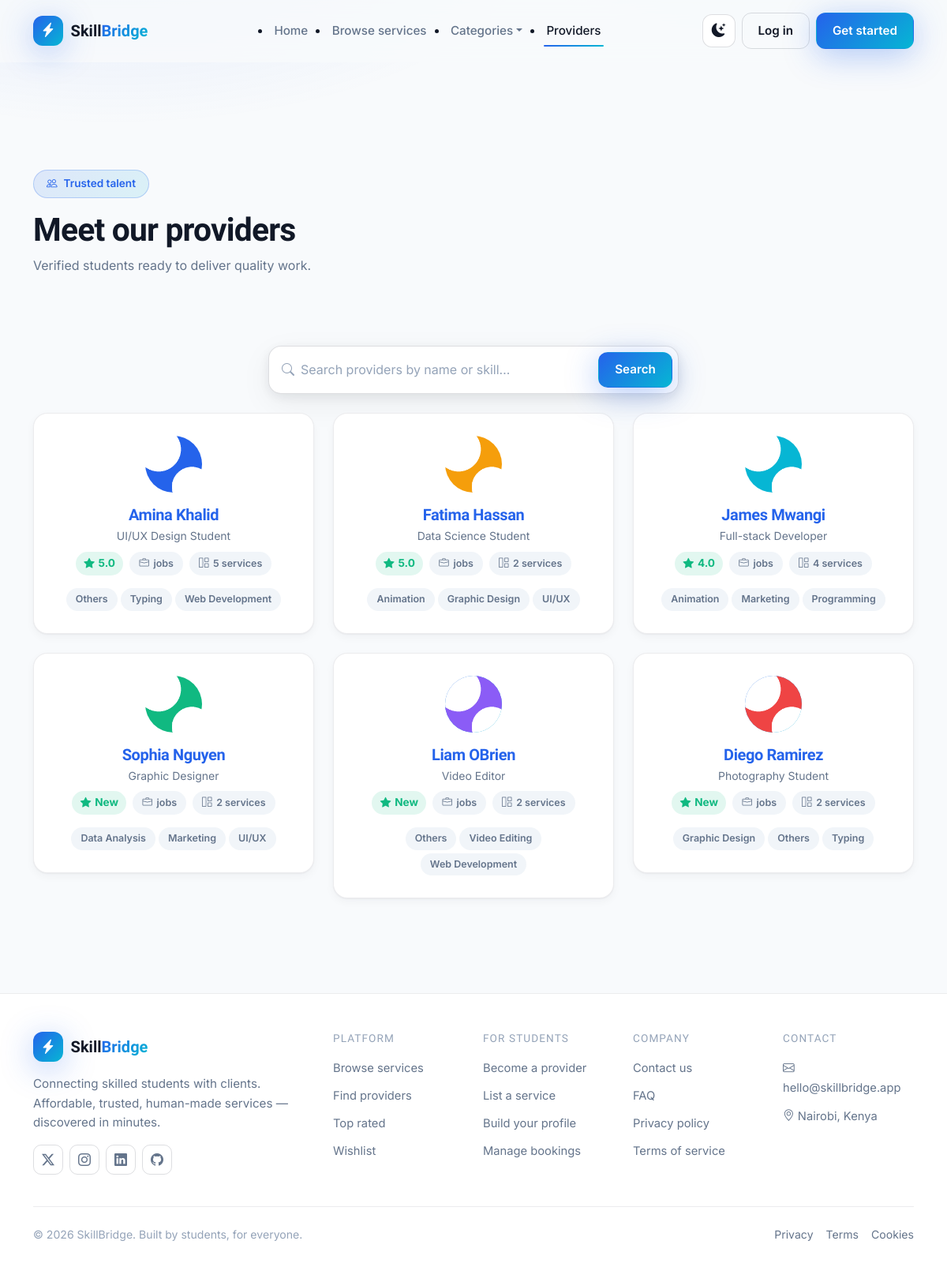
Page /services/providers/ on the committed database.
### accounts/models.py (models this page shows, shortened)
class User(AbstractUser):
    class Role(models.TextChoices):
        STUDENT = 'student', 'Student / Provider'
        CLIENT = 'client', 'Client'
    role = models.CharField(max_length=20, choices=Role.choices, default=Role.CLIENT)
    phone = models.CharField(max_length=20, blank=True)
    bio = models.TextField(max_length=1000, blank=True)
    profile_image = models.ImageField(upload_to='profiles/', blank=True, null=True)
    occupation = models.CharField(max_length=120, blank=True)
    location = models.CharField(max_length=120, blank=True)
    website = models.URLField(blank=True)
    skills = models.ManyToManyField('services.Category', related_name='providers', blank=True)
    is_provider_approved = models.BooleanField(
        default=False,
        help_text='Approved by admin before a student can publish services.',
    )
    created_at = models.DateTimeField(auto_now_add=True)
    updated_at = models.DateTimeField(auto_now=True)

### services/models.py (models this page shows, shortened)
class Category(models.Model):
    name = models.CharField(max_length=80, unique=True)
    slug = models.SlugField(max_length=100, unique=True, blank=True)
    icon = models.CharField(
        max_length=60, default='bi-box',
        help_text='Bootstrap Icons class, e.g. bi-code-slash',
    )
    description = models.CharField(max_length=200, blank=True)
    class Meta:
        verbose_name_plural = 'Categories'
        ordering = ['name']

### services/views.py (the view)
# urls.py: path('services/providers/', views.providers, name='providers'),
def providers(request):
    from accounts.models import User
    providers = (
        User.objects.filter(role=User.Role.STUDENT, is_provider_approved=True)
        .prefetch_related('skills')
        .annotate(
            avg_rating=Avg('reviews_received__rating'),
            review_total=Count('reviews_received'),
            service_count=Count('services', filter=Q(services__is_approved=True)),
        )
        .order_by('-avg_rating', '-service_count')
    )
    q = request.GET.get('q', '').strip()
    if q:
        providers = providers.filter(
            Q(first_name__icontains=q) | Q(last_name__icontains=q)
            | Q(username__icontains=q) | Q(skills__name__icontains=q)
        ).distinct()
    paginator = Paginator(providers, 12)
    page_obj = paginator.get_page(request.GET.get('page'))
    return render(request, 'services/providers.html', {'page_obj': page_obj, 'providers': page_obj.object_list, 'query': q})

### accounts/context_processors.py (called while the page is built)
def global_context(request):
    ctx = {
        'all_categories': Category.objects.all().order_by('name'),
        'total_categories': Category.objects.count(),
    }
    if request.user.is_authenticated:
        ctx['unread_notification_count'] = request.user.unread_notifications()
    return ctx

### templates/services/providers.html (shortened to what this page needs)
{% extends 'base.html' %}
{% load static %}
{% block content %}
<div class="sb-page-header">
  <div class="container">
    <span class="sb-eyebrow mb-2"><i class="bi bi-people"></i> Trusted talent</span>
    <h1 class="sb-section-title mt-2">Meet our providers</h1>
    <p class="sb-section-sub mb-0">Verified students ready to deliver quality work.</p>
  </div>
</div>
<section class="sb-section-sm">
  <div class="container">
    <form method="get" class="sb-search-box mb-4 mx-auto" style="max-width:520px">
      <i class="bi bi-search"></i>
      <input type="text" name="q" value="{{ query }}" placeholder="Search providers by name or skill…" aria-label="Search providers">
      <button type="submit" class="sb-btn sb-btn-primary">Search</button>
    </form>
    <div class="row g-4">
      {% for p in providers %}
        <div class="col-md-6 col-lg-4">
          <a href="{% url 'accounts:public_profile' username=p.username %}" class="text-decoration-none">
            <div class="sb-card sb-provider-card">
              {% if p.profile_image %}
                <img src="{{ p.profile_image.url }}" alt="{{ p.username }}" class="sb-avatar sb-avatar--lg mb-3">
              {% else %}
                <span class="sb-avatar sb-avatar--text sb-avatar--lg mb-3">{{ p.first_name|default:p.username|slice:":1" }}</span>
              {% endif %}
              <h5 class="fw-bold mb-1 text-reset">{{ p.get_full_name|default:p.username }}</h5>
              <div class="sb-text-muted small mb-2">{{ p.occupation|default:"Student provider" }}</div>
              <div class="d-flex justify-content-center gap-2 flex-wrap small mb-3">
                <span class="sb-rating-pill"><i class="bi bi-star-fill"></i> {{ p.avg_rating|floatformat:1|default:"New" }}</span>
                <span class="sb-chip"><i class="bi bi-briefcase"></i> {{ p.completed }} jobs</span>
                <span class="sb-chip"><i class="bi bi-grid-1x2"></i> {{ p.service_count }} service{{ p.service_count|pluralize }}</span>
              </div>
              <div class="d-flex gap-1 justify-content-center flex-wrap">
                {% for s in p.skills.all|slice:":3" %}
                  <span class="sb-chip">{{ s.name }}</span>
                {% endfor %}
              </div>
            </div>
          </a>
        </div>
      {% endfor %}
    </div>
  </div>
</section>
{% endblock %}

### templates/base.html (shortened to what this page needs)
{% load static %}
<!doctype html>
<html lang="en" data-theme="light">
<head>
  <link href="https://cdn.jsdelivr.net/npm/bootstrap@5.3.3/dist/css/bootstrap.min.css" rel="stylesheet">
  <link href="https://cdn.jsdelivr.net/npm/bootstrap-icons@1.11.3/font/bootstrap-icons.min.css" rel="stylesheet">
  <link rel="stylesheet" href="{% static 'css/style.css' %}">
</head>
<body class="{% block body_class %}{% endblock %}">
  {% block navbar %}
    {% include 'includes/navbar.html' %}
  {% endblock %}
  <main class="{% block main_class %}page-main{% endblock %}">
    {% block content %}{% endblock %}
  </main>
  {% block footer %}
    {% include 'includes/footer.html' %}
  {% endblock %}
</body>
</html>

### templates/includes/navbar.html (shortened to what this page needs)
{% load static %}
<nav class="sb-navbar {% if request.resolver_match.url_name == 'home' %}sb-navbar--transparent{% endif %}" id="mainNavbar">
  <div class="container">
    <div class="d-flex align-items-center justify-content-between py-3">
      <a class="sb-brand" href="{% url 'services:home' %}">
        <span class="sb-brand-mark"><i class="bi bi-lightning-charge-fill"></i></span>
        <span class="sb-brand-text">Skill<span>Bridge</span></span>
      </a>
      <ul class="sb-nav-links d-none d-lg-flex align-items-center gap-4 mb-0">
        <li><a class="{% if request.resolver_match.url_name == 'home' %}active{% endif %}" href="{% url 'services:home' %}">Home</a></li>
        <li><a class="{% if request.resolver_match.url_name == 'browse' %}active{% endif %}" href="{% url 'services:browse' %}">Browse services</a></li>
        <li class="nav-item dropdown">
          <a class="dropdown-toggle" data-bs-toggle="dropdown" href="#" role="button">Categories</a>
        </li>
        <li><a class="{% if request.resolver_match.url_name == 'providers' %}active{% endif %}" href="{% url 'services:providers' %}">Providers</a></li>
      </ul>
      <div class="d-flex align-items-center gap-2 sb-nav-actions">
        <button class="sb-icon-btn" id="themeToggle" title="Toggle dark mode" aria-label="Toggle dark mode">
        </button>
        {% if user.is_authenticated %}
          <a class="sb-icon-btn position-relative" href="{% url 'accounts:notifications' %}" title="Notifications">
            <i class="bi bi-bell"></i>
            {% if unread_notification_count %}
              <span class="sb-badge-dot">{{ unread_notification_count }}</span>
            {% endif %}
          </a>
          {% if user.is_student and user.is_provider_approved %}
            <a class="sb-btn sb-btn-primary d-none d-md-inline-flex" href="{% url 'services:create' %}">
              <i class="bi bi-plus-lg"></i> Add service
            </a>
          {% endif %}
          <div class="dropdown">
            <button class="sb-avatar-btn dropdown-toggle" data-bs-toggle="dropdown" aria-expanded="false">
              {% if user.profile_image %}
                <img src="{{ user.profile_image.url }}" alt="{{ user.username }}" class="sb-avatar">
              {% else %}
                <span class="sb-avatar sb-avatar--text">{{ user.first_name|default:user.username|slice:":1" }}</span>
              {% endif %}
              <span class="d-none d-md-inline">{{ user.first_name|default:user.username|truncatechars:12 }}</span>
            </button>
            <ul class="dropdown-menu dropdown-menu-end sb-dropdown">
              <li><span class="dropdown-header">{{ user.email }}</span></li>
              <li><a class="dropdown-item" href="{% url 'dashboard:home' %}"><i class="bi bi-speedometer2"></i> Dashboard</a></li>
              <li><a class="dropdown-item" href="{% url 'accounts:profile' %}"><i class="bi bi-person-circle"></i> My profile</a></li>
              <li><a class="dropdown-item" href="{% url 'bookings:my_bookings' %}"><i class="bi bi-calendar2-check"></i> My bookings</a></li>
              <li><a class="dropdown-item" href="{% url 'services:wishlist' %}"><i class="bi bi-heart"></i> Wishlist</a></li>
              {% if user.is_student %}
                <li><a class="dropdown-item" href="{% url 'services:my_services' %}"><i class="bi bi-grid-1x2"></i> My services</a></li>
                <li><a class="dropdown-item" href="{% url 'bookings:incoming' %}"><i class="bi bi-inbox"></i> Incoming bookings</a></li>
              {% endif %}
              <li><a class="dropdown-item" href="{% url 'accounts:edit_profile' %}"><i class="bi bi-gear"></i> Settings</a></li>
              <li><hr class="dropdown-divider"></li>
              <li>
                <form method="post" action="{% url 'accounts:logout' %}">{% csrf_token %}
                  <button type="submit" class="dropdown-item text-danger"><i class="bi bi-box-arrow-right"></i> Log out</button>
                </form>
              </li>
            </ul>
          </div>
        {% else %}
          <a class="sb-btn sb-btn-ghost d-none d-sm-inline-flex" href="{% url 'accounts:login' %}">Log in</a>
          <a class="sb-btn sb-btn-primary sb-nav-cta" href="{% url 'accounts:register' %}">Get started</a>
        {% endif %}
      </div>
    </div>
  </div>
</nav>

### templates/includes/footer.html
<footer class="sb-footer">
  <div class="container py-5">
    <div class="row g-4">
      <div class="col-lg-4">
        <a class="sb-brand mb-3" href="{% url 'services:home' %}">
          <span class="sb-brand-mark"><i class="bi bi-lightning-charge-fill"></i></span>
          <span class="sb-brand-text">Skill<span>Bridge</span></span>
        </a>
        <p class="sb-footer-muted">Connecting skilled students with clients. Affordable, trusted, human-made services — discovered in minutes.</p>
        <div class="d-flex gap-2 mt-3">
          <a href="#" class="sb-social" aria-label="Twitter"><i class="bi bi-twitter-x"></i></a>
          <a href="#" class="sb-social" aria-label="Instagram"><i class="bi bi-instagram"></i></a>
          <a href="#" class="sb-social" aria-label="LinkedIn"><i class="bi bi-linkedin"></i></a>
          <a href="#" class="sb-social" aria-label="GitHub"><i class="bi bi-github"></i></a>
        </div>
      </div>
      <div class="col-6 col-lg-2">
        <h6 class="sb-footer-title">Platform</h6>
        <ul class="sb-footer-links">
          <li><a href="{% url 'services:browse' %}">Browse services</a></li>
          <li><a href="{% url 'services:providers' %}">Find providers</a></li>
          <li><a href="{% url 'services:browse' %}?sort=rating">Top rated</a></li>
          <li><a href="{% url 'services:wishlist' %}">Wishlist</a></li>
        </ul>
      </div>
      <div class="col-6 col-lg-2">
        <h6 class="sb-footer-title">For students</h6>
        <ul class="sb-footer-links">
          <li><a href="{% url 'accounts:register' %}">Become a provider</a></li>
          <li><a href="{% url 'services:create' %}">List a service</a></li>
          <li><a href="{% url 'accounts:edit_profile' %}">Build your profile</a></li>
          <li><a href="{% url 'bookings:incoming' %}">Manage bookings</a></li>
        </ul>
      </div>
      <div class="col-6 col-lg-2">
        <h6 class="sb-footer-title">Company</h6>
        <ul class="sb-footer-links">
          <li><a href="#contact">Contact us</a></li>
          <li><a href="#faq">FAQ</a></li>
          <li><a href="#">Privacy policy</a></li>
          <li><a href="#">Terms of service</a></li>
        </ul>
      </div>
      <div class="col-6 col-lg-2">
        <h6 class="sb-footer-title">Contact</h6>
        <ul class="sb-footer-links">
          <li><a href="mailto:hello@skillbridge.app"><i class="bi bi-envelope"></i> hello@skillbridge.app</a></li>
          <li><a href="#"><i class="bi bi-geo-alt"></i> Nairobi, Kenya</a></li>
        </ul>
      </div>
    </div>
    <div class="sb-footer-bottom">
      <span>© {% now "Y" %} SkillBridge. Built by students, for everyone.</span>
      <div class="d-flex gap-3">
        <a href="#">Privacy</a>
        <a href="#">Terms</a>
        <a href="#">Cookies</a>
      </div>
    </div>
  </div>
</footer>

### templates/includes/toasts.html (shortened to what this page needs)
{% load static %}

### rows in the picture
User: profile_image (picture), get_full_name "Amina Khalid", occupation "UI/UX Design Student", avg_rating "5.0", service_count "5"
Category: name "Others"
Category: name "Typing"
Category: name "Web Development"
User: profile_image (picture), get_full_name "Fatima Hassan", occupation "Data Science Student", avg_rating "5.0", service_count "2"
Category: name "Animation"
Category: name "Graphic Design"
Category: name "UI/UX"
User: profile_image (picture), get_full_name "James Mwangi", occupation "Full-stack Developer", avg_rating "4.0", service_count "4"
Category: name "Marketing"
Category: name "Programming"
User: profile_image (picture), get_full_name "Sophia Nguyen", occupation "Graphic Designer", avg_rating "New", service_count "2"
Category: name "Data Analysis"
User: profile_image (picture), get_full_name "Liam OBrien", occupation "Video Editor", avg_rating "New", service_count "2"
Category: name "Video Editing"
User: profile_image (picture), get_full_name "Diego Ramirez", occupation "Photography Student", avg_rating "New", service_count "2"
